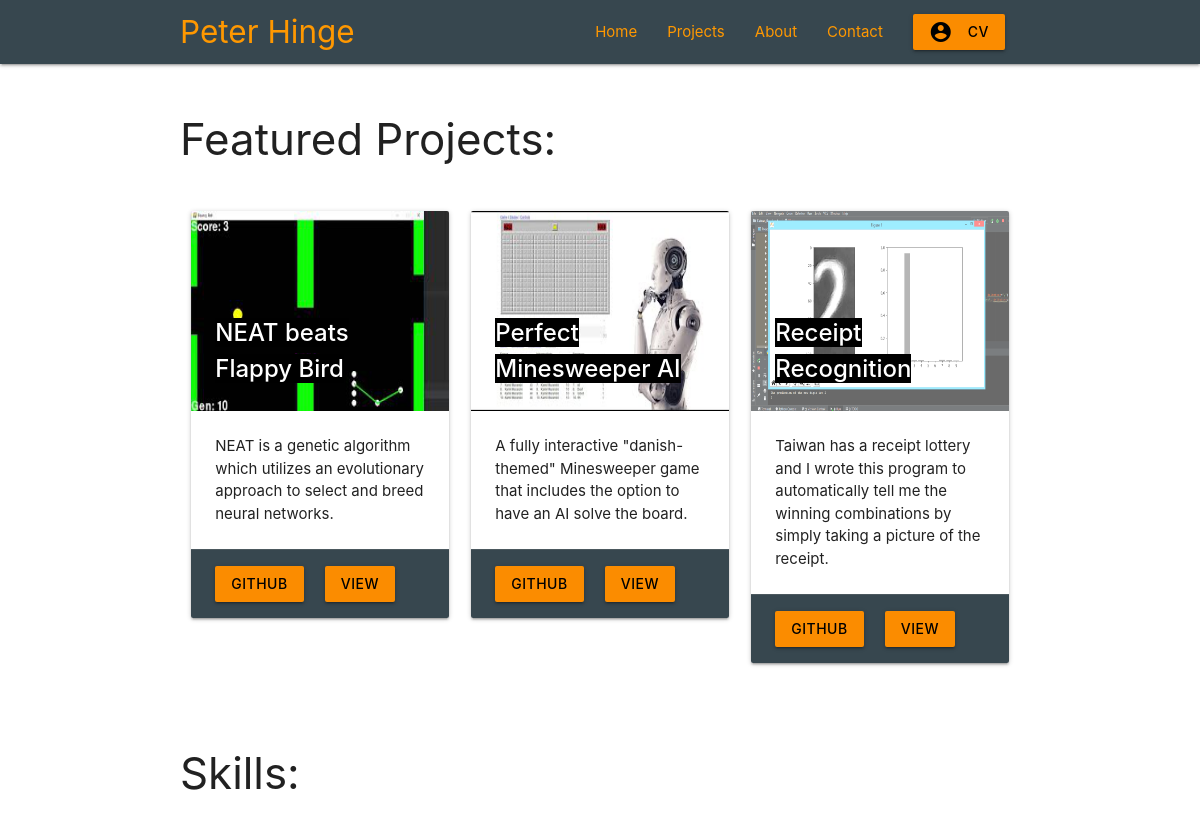
/ (upper part), run on an earlier commit of the app's database.
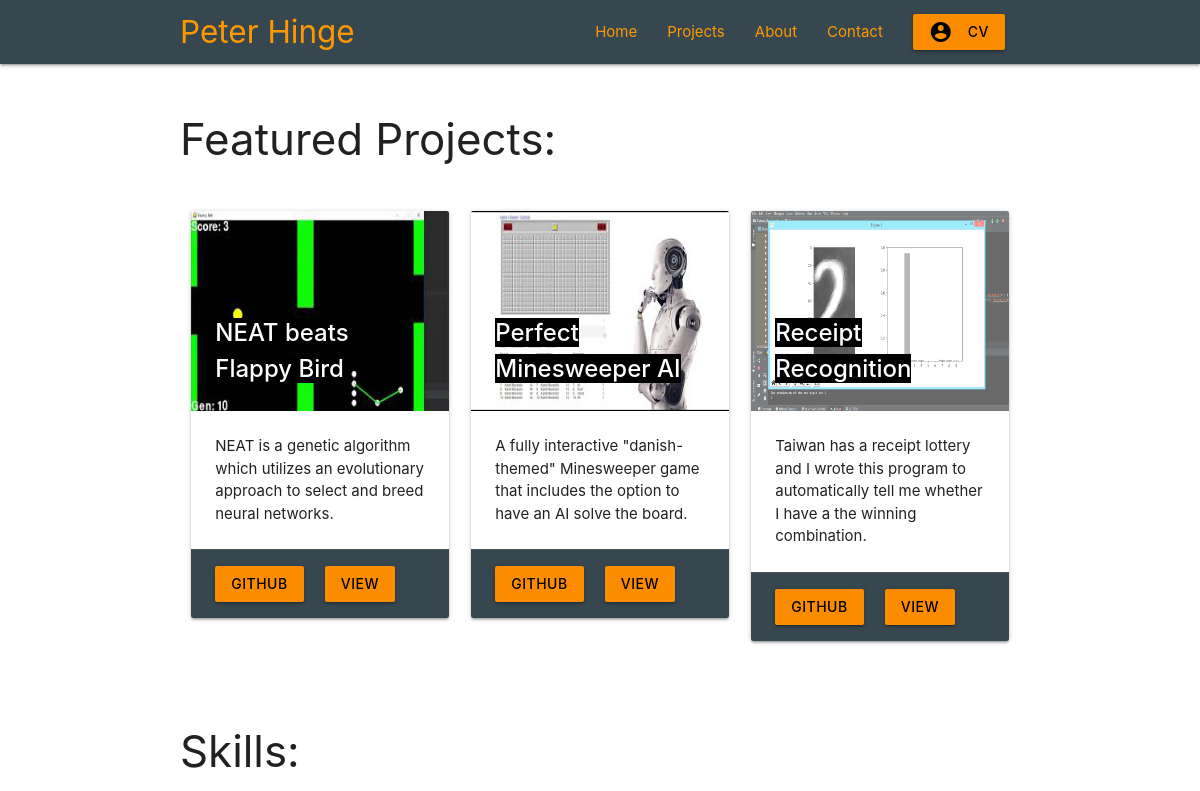
And on a later commit of the database.
### main/models.py (models this page shows, shortened)
class Project(models.Model):
    project_title = models.CharField(max_length=100)
    project_published = models.DateTimeField('date published', default=datetime.now())
    project_description = models.CharField(max_length=300)
    project_content = models.TextField()
    project_slug = models.CharField(max_length=100)
    project_github_url = models.CharField(max_length=100)
    project_thumbnail = models.CharField(max_length=100, default="no_image")

### main/views.py (the view)
# urls.py: path('', views.home_page, name='home_page'),
def home_page(request):
    return render(request=request,
                  template_name='main/home.html',
                  context={'projects': Project.objects.all()})

### main/templates/main/home.html (shortened to what this page needs)
{% extends 'main/header.html' %}
{% load static %}
{% block content %}
<section id="featured_projects">
  <h3>Featured Projects:</h3>
  <br>
  <div class="row">
    {% for project in projects %}
    <div class="col s12 m6 l4">
      <div class="card hoverable">
        <div class="card-image">
          <a href="{{project.project_slug}}">
            <img src="{% static "images/thumbnails/"|add:project.project_thumbnail|add:".png" %}" alt="{{project.project_title}}" height="200">
            <span class="card-title"><span class="black"><strong>{{project.project_title}}</strong></span></span>
          </a>
        </div>
        <div class="card-content">
          <p>{{project.project_description}}</p>
        </div>
        <div class="card-action blue-grey darken-3">
          <a href="{{project.project_github_url}}" target="_blank" class="btn orange darken-1 black-text"><strong>GITHUB</strong></a>
          <a href="{{project.project_slug}}" class="btn orange darken-1 black-text"><strong>VIEW</strong></a>
        </div>
      </div>
    </div>
    {% endfor %}
  </div>
</section>
<br>
<section id="skills">
  <h3>Skills:</h3>
</section>
<br>
<br>
{% endblock %}

What changed in the data, as far as the page shows it:
changed Project "Receipt Recognition": project_description "Taiwan has a receipt lottery and I wrote this program to automatically tell me the winning combinations by simply taking a picture of the receipt." → "Taiwan has a receipt lottery and I wrote this program to automatically tell me whether I have a the winning combination."
